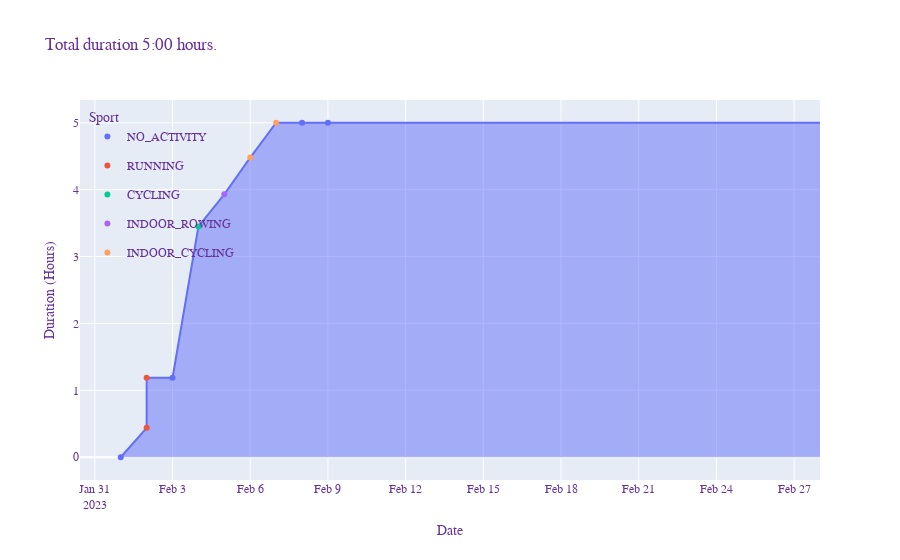

The cell this chart's notebook holds for it:
### Code cell
fig = p.get_step_fig(col_name='duration', mode='cumulative')
fig.show()

### Figure 1 — Plotly figure (JSON) as saved in the notebook; plotly's stock layout.template omitted (floating-point values rounded to 4 significant figures)
{"data": [{"fill": "tozeroy", "hovertemplate": "start_time=%{x}<br>duration=%{y}<extra></extra>", "legendgroup": "", "line": {"color": "#636efa", "dash": "solid"}, "marker": {"symbol": "circle"}, "mode": "lines", "name": "", "orientation": "v", "showlegend": false, "type": "scatter", "x": ["2023-02-01", "2023-02-02", "2023-02-02", "2023-02-03", "2023-02-04", "2023-02-05", "2023-02-06", "2023-02-07", "2023-02-08", "2023-02-09", "2023-02-10", "2023-02-11", "2023-02-12", "2023-02-13", "2023-02-14", "2023-02-15", "2023-02-16", "2023-02-17", "2023-02-18", "2023-02-19", "2023-02-20", "2023-02-21", "2023-02-22", "2023-02-23", "2023-02-24", "2023-02-25", "2023-02-26", "2023-02-27", "2023-02-28"], "xaxis": "x", "y": [0, 0.44, 1.19, 1.19, 3.45, 3.93, 4.48, 5, 5, 5, 5, 5, 5, 5, 5, 5, 5, 5, 5, 5, 5, 5, 5, 5, 5, 5, 5, 5, 5], "yaxis": "y"}, {"hovertemplate": "Activity=NO_ACTIVITY<br>start_time=%{x}<br>duration=%{y}<extra></extra>", "legendgroup": "NO_ACTIVITY", "marker": {"color": "#636efa", "symbol": "circle"}, "mode": "markers", "name": "NO_ACTIVITY", "orientation": "v", "showlegend": true, "type": "scatter", "x": ["2023-02-01", "2023-02-03", "2023-02-08", "2023-02-09"], "xaxis": "x", "y": [0, 1.19, 5, 5], "yaxis": "y"}, {"hovertemplate": "Activity=RUNNING<br>start_time=%{x}<br>duration=%{y}<extra></extra>", "legendgroup": "RUNNING", "marker": {"color": "#EF553B", "symbol": "circle"}, "mode": "markers", "name": "RUNNING", "orientation": "v", "showlegend": true, "type": "scatter", "x": ["2023-02-02", "2023-02-02"], "xaxis": "x", "y": [0.44, 1.19], "yaxis": "y"}, {"hovertemplate": "Activity=CYCLING<br>start_time=%{x}<br>duration=%{y}<extra></extra>", "legendgroup": "CYCLING", "marker": {"color": "#00cc96", "symbol": "circle"}, "mode": "markers", "name": "CYCLING", "orientation": "v", "showlegend": true, "type": "scatter", "x": ["2023-02-04"], "xaxis": "x", "y": [3.45], "yaxis": "y"}, {"hovertemplate": "Activity=INDOOR_ROWING<br>start_time=%{x}<br>duration=%{y}<extra></extra>", "legendgroup": "INDOOR_ROWING", "marker": {"color": "#ab63fa", "symbol": "circle"}, "mode": "markers", "name": "INDOOR_ROWING", "orientation": "v", "showlegend": true, "type": "scatter", "x": ["2023-02-05"], "xaxis": "x", "y": [3.93], "yaxis": "y"}, {"hovertemplate": "Activity=INDOOR_CYCLING<br>start_time=%{x}<br>duration=%{y}<extra></extra>", "legendgroup": "INDOOR_CYCLING", "marker": {"color": "#FFA15A", "symbol": "circle"}, "mode": "markers", "name": "INDOOR_CYCLING", "orientation": "v", "showlegend": true, "type": "scatter", "x": ["2023-02-06", "2023-02-07"], "xaxis": "x", "y": [4.48, 5], "yaxis": "y"}], "layout": {"font": {"color": "RebeccaPurple", "family": "Courier New, monospace", "size": 12}, "legend": {"bgcolor": "rgba(0,0,0,0)", "orientation": "v", "title": {"text": "Sport"}, "x": 0.01, "xanchor": "left", "y": 0.99, "yanchor": "top"}, "title": {"text": "Total duration 5:00 hours."}, "xaxis": {"title": {"text": "Date"}}, "yaxis": {"title": {"text": "Duration (Hours)"}}}}
